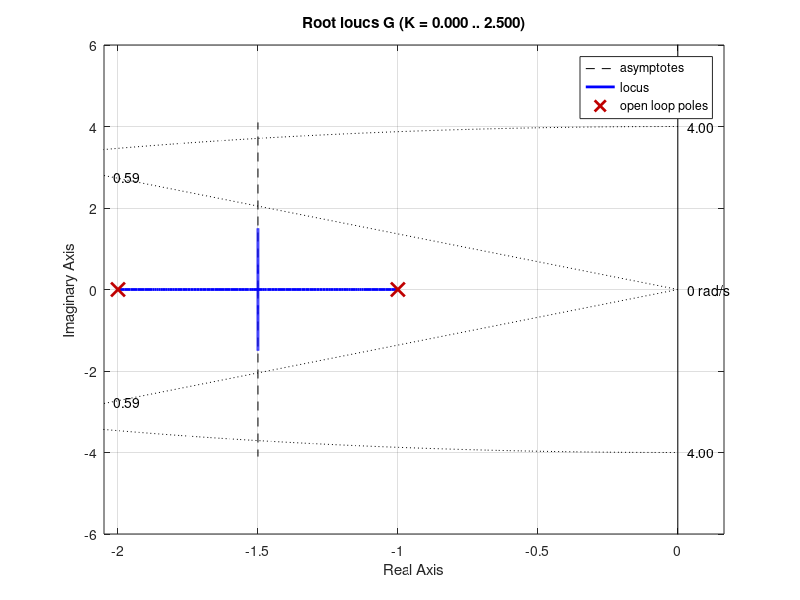
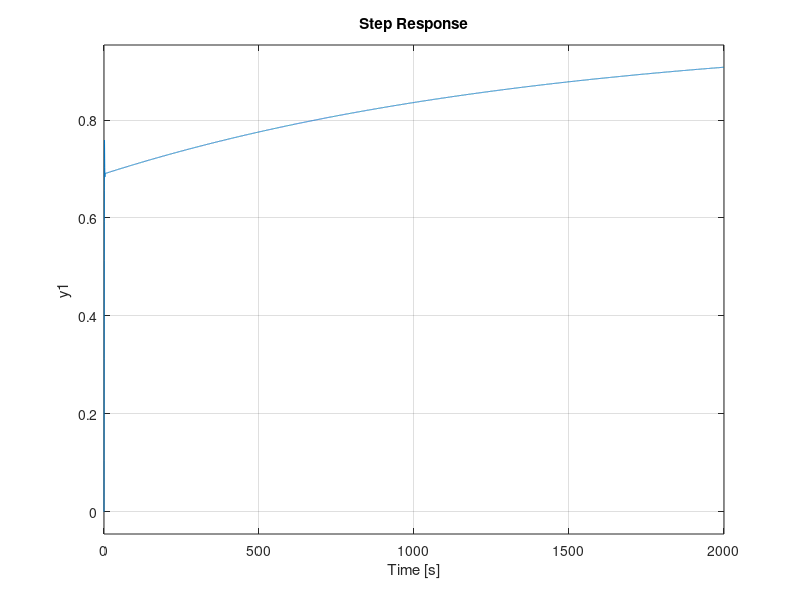

The MATLAB source for these figures, in order: (Note: this script raises an error after producing the figures.)
G = tf(1, [1, 3, 2]);
os = 10;
d = sqrt(log(os/100)^2/(pi^2 + log(os/100)^2));
rlocus(G);
ylim([-6, 6]);
sgrid(d, 4);

%% Part b
k = 4.45;
sse_old = 1/(1 + k*dcgain(G));
C = tf([1, 0.001], [1, 0.001/20]);
sse_new = 1/(1 + k*dcgain(C*G));

%% Part c
figure;
hold on;
z_range = [0.001, 0.01, 0.1, 0.5, 1];
overshoots = [];
for z=z_range
    C = tf([1, z], [1, z/20]);
    step(feedback(k*G*C, 1));
    info_c = stepinfo(sys_c);
    overshoots(i) = info_c.Overshoot;
    step(sys_c)
end
legend("z = " + string(z_range));